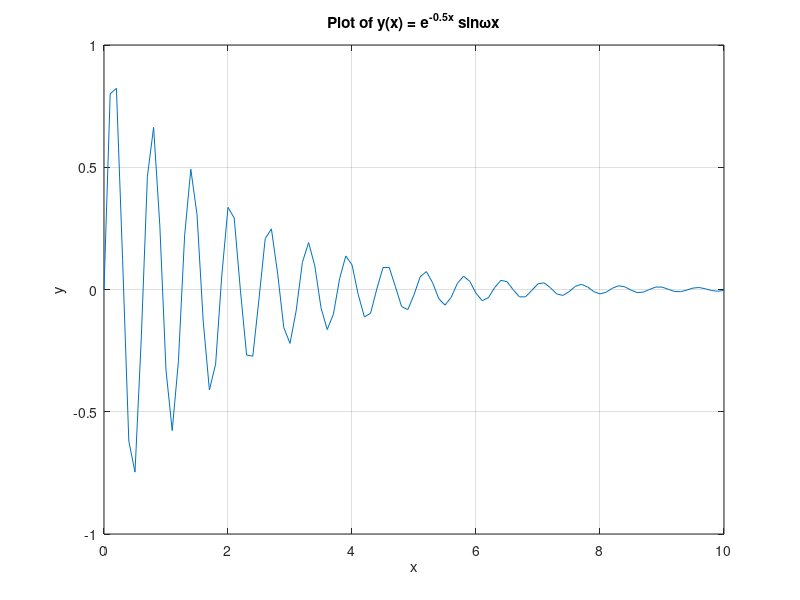

The MATLAB script that drew this image:
% TCES 455 - Homework 1
% Written by: Jane Kennerly
% Matlab version R2022b
%
% This script answers appendix problems A3 from the course textbook.

% A3 - Generate a plot of y(x) = e^-0.5x * sin (omega * x)
%   where omega = 10 rad/s and 0 <= x <= 10.

% Generate a vector of x from 0 to 10 with 0.1 increments. 
x = 0:0.1:10;
omega = 10;

% .* is used for vector multiplication
y = (exp(-0.5.*x)).*sin(omega .* x);
plot(x,y)
title('Plot of y(x) = e^{-0.5x} sin\omegax')
xlabel('x')
ylabel('y')
grid on
